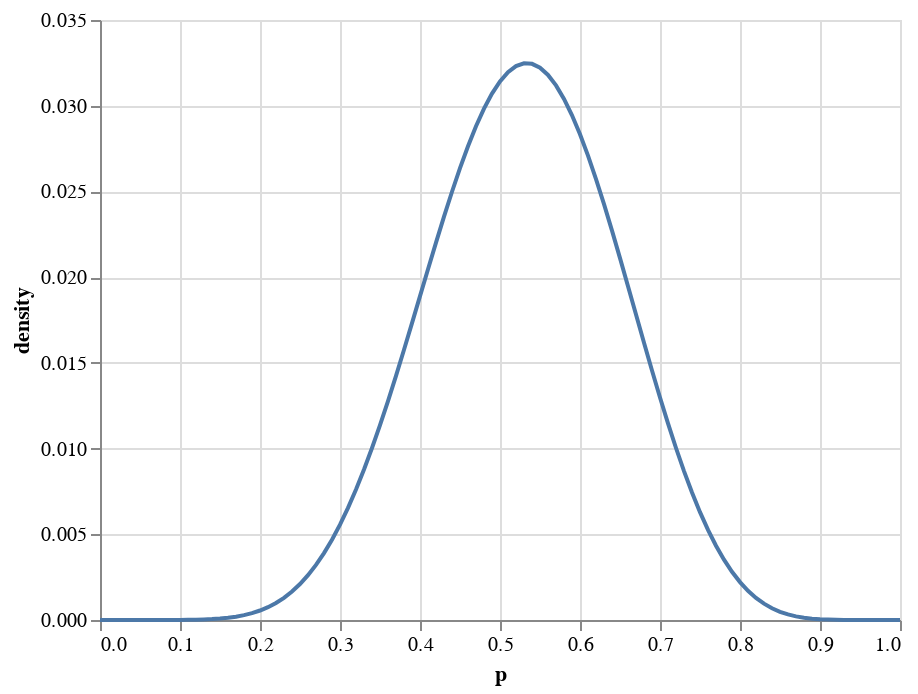

The notebook cell saved with this chart:
### Code cell
aux = pd.DataFrame(posterior1).reset_index().rename({0:'prob'}, axis=1)
aux['p'] = aux['index']/100

alt.Chart(aux)\
   .mark_line()\
   .encode(
        x=alt.X('p', title='p'),
        y=alt.Y('prob', title='density')
          )

### Figure 1 — Vega-Lite specification as saved in the notebook (floating-point values rounded to 4 significant figures)
{"config": {"view": {"continuousWidth": 400, "continuousHeight": 300}}, "data": {"name": "data-4cf1d923978118b4e6b70eb4a2fb6e7f"}, "mark": "line", "encoding": {"x": {"type": "quantitative", "field": "p", "title": "p"}, "y": {"type": "quantitative", "field": "prob", "title": "density"}}, "$schema": "https://vega.github.io/schema/vega-lite/v4.8.1.json", "datasets": {"data-4cf1d923978118b4e6b70eb4a2fb6e7f": [{"index": 0, "prob": 0.0, "p": 0.0}, {"index": 1, "prob": 9.597e-14, "p": 0.01}, {"index": 2, "prob": 2.288e-11, "p": 0.02}, {"index": 3, "prob": 5.458e-10, "p": 0.03}, {"index": 4, "prob": 5.07e-09, "p": 0.04}, {"index": 5, "prob": 2.809e-08, "p": 0.05}, {"index": 6, "prob": 1.121e-07, "p": 0.06}, {"index": 7, "prob": 3.571e-07, "p": 0.07}, {"index": 8, "prob": 9.636e-07, "p": 0.08}, {"index": 9, "prob": 2.29e-06, "p": 0.09}, {"index": 10, "prob": 4.925e-06, "p": 0.1}, {"index": 11, "prob": 9.762e-06, "p": 0.11}, {"index": 12, "prob": 1.809e-05, "p": 0.12}, {"index": 13, "prob": 3.168e-05, "p": 0.13}, {"index": 14, "prob": 5.287e-05, "p": 0.14}, {"index": 15, "prob": 8.459e-05, "p": 0.15}, {"index": 16, "prob": 0.0001305, "p": 0.16}, {"index": 17, "prob": 0.0001949, "p": 0.17}, {"index": 18, "prob": 0.0002828, "p": 0.18}, {"index": 19, "prob": 0.0004, "p": 0.19}, {"index": 20, "prob": 0.0005528, "p": 0.2}, {"index": 21, "prob": 0.0007478, "p": 0.21}, {"index": 22, "prob": 0.0009925, "p": 0.22}, {"index": 23, "prob": 0.001294, "p": 0.23}, {"index": 24, "prob": 0.00166, "p": 0.24}, {"index": 25, "prob": 0.002097, "p": 0.25}, {"index": 26, "prob": 0.002613, "p": 0.26}, {"index": 27, "prob": 0.003212, "p": 0.27}, {"index": 28, "prob": 0.003902, "p": 0.28}, {"index": 29, "prob": 0.004684, "p": 0.29}, {"index": 30, "prob": 0.005563, "p": 0.3}, {"index": 31, "prob": 0.006539, "p": 0.31}, {"index": 32, "prob": 0.007611, "p": 0.32}, {"index": 33, "prob": 0.008776, "p": 0.33}, {"index": 34, "prob": 0.01003, "p": 0.34}, {"index": 35, "prob": 0.01137, "p": 0.35}, {"index": 36, "prob": 0.01277, "p": 0.36}, {"index": 37, "prob": 0.01425, "p": 0.37}, {"index": 38, "prob": 0.01576, "p": 0.38}, {"index": 39, "prob": 0.01732, "p": 0.39}, {"index": 40, "prob": 0.01889, "p": 0.4}, {"index": 41, "prob": 0.02046, "p": 0.41}, {"index": 42, "prob": 0.02201, "p": 0.42}, {"index": 43, "prob": 0.02353, "p": 0.43}, {"index": 44, "prob": 0.02498, "p": 0.44}, {"index": 45, "prob": 0.02636, "p": 0.45}, {"index": 46, "prob": 0.02764, "p": 0.46}, {"index": 47, "prob": 0.0288, "p": 0.47}, {"index": 48, "prob": 0.02983, "p": 0.48}, {"index": 49, "prob": 0.03071, "p": 0.49}, {"index": 50, "prob": 0.03142, "p": 0.5}, {"index": 51, "prob": 0.03196, "p": 0.51}, {"index": 52, "prob": 0.03231, "p": 0.52}, {"index": 53, "prob": 0.03248, "p": 0.53}, {"index": 54, "prob": 0.03244, "p": 0.54}, {"index": 55, "prob": 0.03221, "p": 0.55}, {"index": 56, "prob": 0.03179, "p": 0.56}, {"index": 57, "prob": 0.03119, "p": 0.57}, {"index": 58, "prob": 0.0304, "p": 0.58}, {"index": 59, "prob": 0.02944, "p": 0.59}, {"index": 60, "prob": 0.02833, "p": 0.6}, {"index": 61, "prob": 0.02709, "p": 0.61}, {"index": 62, "prob": 0.02572, "p": 0.62}, {"index": 63, "prob": 0.02426, "p": 0.63}, {"index": 64, "prob": 0.02271, "p": 0.64}, {"index": 65, "prob": 0.02111, "p": 0.65}, {"index": 66, "prob": 0.01947, "p": 0.66}, {"index": 67, "prob": 0.01782, "p": 0.67}, {"index": 68, "prob": 0.01617, "p": 0.68}, {"index": 69, "prob": 0.01455, "p": 0.69}, {"index": 70, "prob": 0.01298, "p": 0.7}, {"index": 71, "prob": 0.01147, "p": 0.71}, {"index": 72, "prob": 0.01003, "p": 0.72}, {"index": 73, "prob": 0.008686, "p": 0.73}, {"index": 74, "prob": 0.007436, "p": 0.74}, {"index": 75, "prob": 0.006291, "p": 0.75}, {"index": 76, "prob": 0.005256, "p": 0.76}, {"index": 77, "prob": 0.004332, "p": 0.77}, {"index": 78, "prob": 0.003519, "p": 0.78}, {"index": 79, "prob": 0.002813, "p": 0.79}, {"index": 80, "prob": 0.002211, "p": 0.8}, {"index": 81, "prob": 0.001705, "p": 0.81}, {"index": 82, "prob": 0.001289, "p": 0.82}, {"index": 83, "prob": 0.0009516, "p": 0.83}, {"index": 84, "prob": 0.0006851, "p": 0.84}, {"index": 85, "prob": 0.0004794, "p": 0.85}, {"index": 86, "prob": 0.0003248, "p": 0.86}, {"index": 87, "prob": 0.000212, "p": 0.87}, {"index": 88, "prob": 0.0001327, "p": 0.88}, {"index": 89, "prob": 7.898e-05, "p": 0.89}, {"index": 90, "prob": 4.432e-05, "p": 0.9}, {"index": 91, "prob": 2.316e-05, "p": 0.91}, {"index": 92, "prob": 1.108e-05, "p": 0.92}, {"index": 93, "prob": 4.745e-06, "p": 0.93}, {"index": 94, "prob": 1.757e-06, "p": 0.94}, {"index": 95, "prob": 5.336e-07, "p": 0.95}, {"index": 96, "prob": 1.217e-07, "p": 0.96}, {"index": 97, "prob": 1.765e-08, "p": 0.97}, {"index": 98, "prob": 1.121e-09, "p": 0.98}, {"index": 99, "prob": 9.501e-12, "p": 0.99}, {"index": 100, "prob": 0.0, "p": 1.0}]}}
